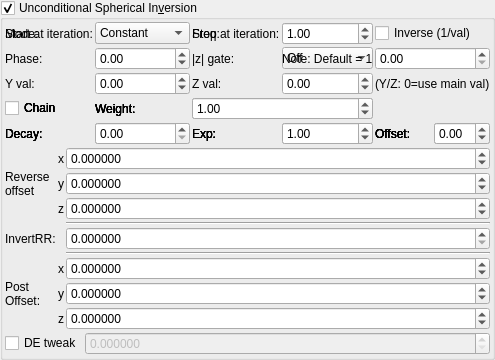
    <widget class="MyGroupBox" name="groupCheck_transf_function_enabledCz">
     <property name="toolTip">
      <string>&lt;html&gt;&lt;head/&gt;&lt;body&gt;&lt;p&gt;Adjusts the DE every time this slot is iterated.&lt;/p&gt;&lt;p&gt;The aim is to keep these parameters as low as possible.&lt;/p&gt;&lt;p&gt;High values improve the DE, but detail is lost.&lt;/p&gt;&lt;p&gt;Occasionally a negative Offset value is used. &lt;/p&gt;&lt;/body&gt;&lt;/html&gt;</string>
     </property>
     <property name="title">
      <string>Unconditional Spherical In&amp;version</string>
     </property>
     <property name="checkable">
      <bool>true</bool>
     </property>
     <layout class="QVBoxLayout" name="verticalLayout_14" stretch="0,0,0">
      <property name="spacing">
       <number>2</number>
      </property>
      <property name="leftMargin">
       <number>2</number>
      </property>
      <property name="topMargin">
       <number>2</number>
      </property>
      <property name="rightMargin">
       <number>2</number>
      </property>
      <property name="bottomMargin">
       <number>2</number>
      </property>
      <item>
       <layout class="QGridLayout" name="gridLayout_62">
        <property name="spacing">
         <number>2</number>
        </property>
        <item row="1" column="1">
         <widget class="MySpinBox" name="spinboxInt_transf_multiplier_start_iter_3">
          <property name="sizePolicy">
           <sizepolicy hsizetype="Minimum" vsizetype="Maximum">
            <horstretch>0</horstretch>
            <verstretch>0</verstretch>
           </sizepolicy>
          </property>
          <property name="maximum">
           <number>999</number>
          </property>
         </widget>
        </item>
        <item row="1" column="2">
         <widget class="QLabel" name="label_247">
          <property name="text">
           <string>Stop at iteration:</string>
          </property>
         </widget>
        </item>
        <item row="1" column="3">
         <widget class="MySpinBox" name="spinboxInt_transf_multiplier_stop_iter_31">
          <property name="sizePolicy">
           <sizepolicy hsizetype="Minimum" vsizetype="Maximum">
            <horstretch>0</horstretch>
            <verstretch>0</verstretch>
           </sizepolicy>
          </property>
          <property name="maximum">
           <number>999</number>
          </property>
         </widget>
        </item>
      <item row="1" column="0">
       <widget class="QLabel"><property name="text"><string>Mode:</string></property></widget>
      </item>
      <item row="1" column="1">
       <widget class="MyComboBox" name="comboBox_transf_multiplier_value_mode_3">
        <item><property name="text"><string notr="true">Constant</string></property></item>
        <item><property name="text"><string notr="true">Sine</string></property></item>
        <item><property name="text"><string notr="true">Ramp</string></property></item>
        <item><property name="text"><string notr="true">Exponential</string></property></item>
        <item><property name="text"><string notr="true">Triangle</string></property></item>
        <item><property name="text"><string notr="true">Square</string></property></item>
        <item><property name="text"><string notr="true">Smoothstep</string></property></item>
        <item><property name="text"><string notr="true">Noise</string></property></item>
        <item><property name="text"><string notr="true">Ping-pong</string></property></item>
        <item><property name="text"><string notr="true">Stepped</string></property></item>
       </widget>
      </item>
      <item row="1" column="2">
       <widget class="QLabel"><property name="text"><string>Freq:</string></property></widget>
      </item>
      <item row="1" column="3">
       <widget class="MyDoubleSpinBox" name="spinbox_transf_multiplier_frequency_3">
        <property name="minimum"><double>0.01</double></property><property name="maximum"><double>100.0</double></property>
        <property name="singleStep"><double>0.1</double></property><property name="value"><double>1.0</double></property>
       </widget>
      </item>
      <item row="1" column="4" colspan="2">
       <widget class="MyCheckBox" name="checkBox_transf_multiplier_inverse_3">
        <property name="text"><string>Inverse (1/val)</string></property>
       </widget>
      </item>
      <item row="2" column="0">
       <widget class="QLabel"><property name="text"><string>Phase:</string></property></widget>
      </item>
      <item row="2" column="1">
       <widget class="MyDoubleSpinBox" name="spinbox_transf_multiplier_phase_3">
        <property name="minimum"><double>-10.0</double></property><property name="maximum"><double>10.0</double></property>
        <property name="singleStep"><double>0.1</double></property><property name="value"><double>0.0</double></property>
       </widget>
      </item>
      <item row="2" column="2">
       <widget class="QLabel"><property name="text"><string>|z| gate:</string></property></widget>
      </item>
      <item row="2" column="3">
       <widget class="MyComboBox" name="comboBox_transf_multiplier_threshold_mode_3">
        <item><property name="text"><string notr="true">Off</string></property></item>
        <item><property name="text"><string notr="true">&gt; thresh</string></property></item>
        <item><property name="text"><string notr="true">&lt; thresh</string></property></item>
       </widget>
      </item>
      <item row="2" column="4" colspan="2">
       <widget class="MyDoubleSpinBox" name="spinbox_transf_multiplier_threshold_3">
        <property name="minimum"><double>0.0</double></property><property name="maximum"><double>1000.0</double></property>
        <property name="singleStep"><double>0.1</double></property><property name="value"><double>0.0</double></property>
       </widget>
      </item>
      <item row="3" column="0">
       <widget class="QLabel"><property name="text"><string>Y val:</string></property></widget>
      </item>
      <item row="3" column="1">
       <widget class="MyDoubleSpinBox" name="spinbox_transf_multiplier_scale_y_3">
        <property name="minimum"><double>-100.0</double></property><property name="maximum"><double>100.0</double></property>
        <property name="singleStep"><double>0.01</double></property><property name="value"><double>0.0</double></property>
       </widget>
      </item>
      <item row="3" column="2">
       <widget class="QLabel"><property name="text"><string>Z val:</string></property></widget>
      </item>
      <item row="3" column="3">
       <widget class="MyDoubleSpinBox" name="spinbox_transf_multiplier_scale_z_3">
        <property name="minimum"><double>-100.0</double></property><property name="maximum"><double>100.0</double></property>
        <property name="singleStep"><double>0.01</double></property><property name="value"><double>0.0</double></property>
       </widget>
      </item>
      <item row="3" column="4" colspan="2">
       <widget class="QLabel"><property name="text"><string notr="true">(Y/Z: 0=use main val)</string></property></widget>
      </item>
      <item row="4" column="0">
       <widget class="MyCheckBox" name="checkBox_transf_multiplier_chain_5">
        <property name="text"><string>Chain</string></property>
       </widget>
      </item>
      <item row="4" column="1">
       <widget class="QLabel"><property name="text"><string>Weight:</string></property></widget>
      </item>
      <item row="4" column="2" colspan="2">
       <widget class="MyDoubleSpinBox" name="spinbox_transf_multiplier_weight_5">
        <property name="minimum"><double>0.0</double></property><property name="maximum"><double>10.0</double></property>
        <property name="singleStep"><double>0.1</double></property><property name="value"><double>1.0</double></property>
       </widget>
      </item>
      <item row="5" column="0">
       <widget class="QLabel"><property name="text"><string>Decay:</string></property></widget>
      </item>
      <item row="5" column="1">
       <widget class="MyDoubleSpinBox" name="spinbox_transf_multiplier_decay_5">
        <property name="minimum"><double>0.0</double></property><property name="maximum"><double>5.0</double></property>
        <property name="singleStep"><double>0.1</double></property><property name="value"><double>0.0</double></property>
       </widget>
      </item>
      <item row="5" column="2">
       <widget class="QLabel"><property name="text"><string>Exp:</string></property></widget>
      </item>
      <item row="5" column="3">
       <widget class="MyDoubleSpinBox" name="spinbox_transf_multiplier_exponent_5">
        <property name="minimum"><double>0.1</double></property><property name="maximum"><double>10.0</double></property>
        <property name="singleStep"><double>0.1</double></property><property name="value"><double>1.0</double></property>
       </widget>
      </item>
      <item row="5" column="4">
       <widget class="QLabel"><property name="text"><string>Offset:</string></property></widget>
      </item>
      <item row="5" column="5">
       <widget class="MyDoubleSpinBox" name="spinbox_transf_multiplier_offset_5">
        <property name="minimum"><double>-5.0</double></property><property name="maximum"><double>5.0</double></property>
        <property name="singleStep"><double>0.05</double></property><property name="value"><double>0.0</double></property>
       </widget>
      </item>
      <item row="4" column="0">
       <widget class="MyCheckBox" name="checkBox_transf_multiplier_chain_4">
        <property name="text"><string>Chain</string></property>
       </widget>
      </item>
      <item row="4" column="1">
       <widget class="QLabel"><property name="text"><string>Weight:</string></property></widget>
      </item>
      <item row="4" column="2" colspan="2">
       <widget class="MyDoubleSpinBox" name="spinbox_transf_multiplier_weight_4">
        <property name="minimum"><double>0.0</double></property><property name="maximum"><double>10.0</double></property>
        <property name="singleStep"><double>0.1</double></property><property name="value"><double>1.0</double></property>
       </widget>
      </item>
      <item row="5" column="0">
       <widget class="QLabel"><property name="text"><string>Decay:</string></property></widget>
      </item>
      <item row="5" column="1">
       <widget class="MyDoubleSpinBox" name="spinbox_transf_multiplier_decay_4">
        <property name="minimum"><double>0.0</double></property><property name="maximum"><double>5.0</double></property>
        <property name="singleStep"><double>0.1</double></property><property name="value"><double>0.0</double></property>
       </widget>
      </item>
      <item row="5" column="2">
       <widget class="QLabel"><property name="text"><string>Exp:</string></property></widget>
      </item>
      <item row="5" column="3">
       <widget class="MyDoubleSpinBox" name="spinbox_transf_multiplier_exponent_4">
        <property name="minimum"><double>0.1</double></property><property name="maximum"><double>10.0</double></property>
        <property name="singleStep"><double>0.1</double></property><property name="value"><double>1.0</double></property>
       </widget>
      </item>
      <item row="5" column="4">
       <widget class="QLabel"><property name="text"><string>Offset:</string></property></widget>
      </item>
      <item row="5" column="5">
       <widget class="MyDoubleSpinBox" name="spinbox_transf_multiplier_offset_4">
        <property name="minimum"><double>-5.0</double></property><property name="maximum"><double>5.0</double></property>
        <property name="singleStep"><double>0.05</double></property><property name="value"><double>0.0</double></property>
       </widget>
      </item>
      <item row="4" column="0">
       <widget class="MyCheckBox" name="checkBox_transf_multiplier_chain_3">
        <property name="text"><string>Chain</string></property>
       </widget>
      </item>
      <item row="4" column="1">
       <widget class="QLabel"><property name="text"><string>Weight:</string></property></widget>
      </item>
      <item row="4" column="2" colspan="2">
       <widget class="MyDoubleSpinBox" name="spinbox_transf_multiplier_weight_3">
        <property name="minimum"><double>0.0</double></property><property name="maximum"><double>10.0</double></property>
        <property name="singleStep"><double>0.1</double></property><property name="value"><double>1.0</double></property>
       </widget>
      </item>
      <item row="5" column="0">
       <widget class="QLabel"><property name="text"><string>Decay:</string></property></widget>
      </item>
      <item row="5" column="1">
       <widget class="MyDoubleSpinBox" name="spinbox_transf_multiplier_decay_3">
        <property name="minimum"><double>0.0</double></property><property name="maximum"><double>5.0</double></property>
        <property name="singleStep"><double>0.1</double></property><property name="value"><double>0.0</double></property>
       </widget>
      </item>
      <item row="5" column="2">
       <widget class="QLabel"><property name="text"><string>Exp:</string></property></widget>
      </item>
      <item row="5" column="3">
       <widget class="MyDoubleSpinBox" name="spinbox_transf_multiplier_exponent_3">
        <property name="minimum"><double>0.1</double></property><property name="maximum"><double>10.0</double></property>
        <property name="singleStep"><double>0.1</double></property><property name="value"><double>1.0</double></property>
       </widget>
      </item>
      <item row="5" column="4">
       <widget class="QLabel"><property name="text"><string>Offset:</string></property></widget>
      </item>
      <item row="5" column="5">
       <widget class="MyDoubleSpinBox" name="spinbox_transf_multiplier_offset_3">
        <property name="minimum"><double>-5.0</double></property><property name="maximum"><double>5.0</double></property>
        <property name="singleStep"><double>0.05</double></property><property name="value"><double>0.0</double></property>
       </widget>
      </item>
      <item row="4" column="0">
       <widget class="MyCheckBox" name="checkBox_transf_multiplier_chain_2">
        <property name="text"><string>Chain</string></property>
       </widget>
      </item>
      <item row="4" column="1">
       <widget class="QLabel"><property name="text"><string>Weight:</string></property></widget>
      </item>
      <item row="4" column="2" colspan="2">
       <widget class="MyDoubleSpinBox" name="spinbox_transf_multiplier_weight_2">
        <property name="minimum"><double>0.0</double></property><property name="maximum"><double>10.0</double></property>
        <property name="singleStep"><double>0.1</double></property><property name="value"><double>1.0</double></property>
       </widget>
      </item>
      <item row="5" column="0">
       <widget class="QLabel"><property name="text"><string>Decay:</string></property></widget>
      </item>
      <item row="5" column="1">
       <widget class="MyDoubleSpinBox" name="spinbox_transf_multiplier_decay_2">
        <property name="minimum"><double>0.0</double></property><property name="maximum"><double>5.0</double></property>
        <property name="singleStep"><double>0.1</double></property><property name="value"><double>0.0</double></property>
       </widget>
      </item>
      <item row="5" column="2">
       <widget class="QLabel"><property name="text"><string>Exp:</string></property></widget>
      </item>
      <item row="5" column="3">
       <widget class="MyDoubleSpinBox" name="spinbox_transf_multiplier_exponent_2">
        <property name="minimum"><double>0.1</double></property><property name="maximum"><double>10.0</double></property>
        <property name="singleStep"><double>0.1</double></property><property name="value"><double>1.0</double></property>
       </widget>
      </item>
      <item row="5" column="4">
       <widget class="QLabel"><property name="text"><string>Offset:</string></property></widget>
      </item>
      <item row="5" column="5">
       <widget class="MyDoubleSpinBox" name="spinbox_transf_multiplier_offset_2">
        <property name="minimum"><double>-5.0</double></property><property name="maximum"><double>5.0</double></property>
        <property name="singleStep"><double>0.05</double></property><property name="value"><double>0.0</double></property>
       </widget>
      </item>
      <item row="4" column="0">
       <widget class="MyCheckBox" name="checkBox_transf_multiplier_chain_1">
        <property name="text"><string>Chain</string></property>
       </widget>
      </item>
      <item row="4" column="1">
       <widget class="QLabel"><property name="text"><string>Weight:</string></property></widget>
      </item>
      <item row="4" column="2" colspan="2">
       <widget class="MyDoubleSpinBox" name="spinbox_transf_multiplier_weight_1">
        <property name="minimum"><double>0.0</double></property><property name="maximum"><double>10.0</double></property>
        <property name="singleStep"><double>0.1</double></property><property name="value"><double>1.0</double></property>
       </widget>
      </item>
      <item row="5" column="0">
       <widget class="QLabel"><property name="text"><string>Decay:</string></property></widget>
      </item>
      <item row="5" column="1">
       <widget class="MyDoubleSpinBox" name="spinbox_transf_multiplier_decay_1">
        <property name="minimum"><double>0.0</double></property><property name="maximum"><double>5.0</double></property>
        <property name="singleStep"><double>0.1</double></property><property name="value"><double>0.0</double></property>
       </widget>
      </item>
      <item row="5" column="2">
       <widget class="QLabel"><property name="text"><string>Exp:</string></property></widget>
      </item>
      <item row="5" column="3">
       <widget class="MyDoubleSpinBox" name="spinbox_transf_multiplier_exponent_1">
        <property name="minimum"><double>0.1</double></property><property name="maximum"><double>10.0</double></property>
        <property name="singleStep"><double>0.1</double></property><property name="value"><double>1.0</double></property>
       </widget>
      </item>
      <item row="5" column="4">
       <widget class="QLabel"><property name="text"><string>Offset:</string></property></widget>
      </item>
      <item row="5" column="5">
       <widget class="MyDoubleSpinBox" name="spinbox_transf_multiplier_offset_1">
        <property name="minimum"><double>-5.0</double></property><property name="maximum"><double>5.0</double></property>
        <property name="singleStep"><double>0.05</double></property><property name="value"><double>0.0</double></property>
       </widget>
      </item>
        <item row="1" column="0">
         <widget class="QLabel" name="label_246">
          <property name="text">
           <string>Start at iteration:</string>
          </property>
         </widget>
        </item>
        <item row="2" column="3">
         <widget class="QLabel" name="label_140">
          <property name="text">
           <string>Note: Default = 1</string>
          </property>
         </widget>
        </item>
       </layout>
      </item>
      <item>
       <layout class="QGridLayout" name="gridLayout_66" columnstretch="0,0,1">
        <property name="spacing">
         <number>2</number>
        </property>
        <item row="0" column="1">
         <widget class="QLabel" name="label_124">
          <property name="sizePolicy">
           <sizepolicy hsizetype="Preferred" vsizetype="Preferred">
            <horstretch>0</horstretch>
            <verstretch>0</verstretch>
           </sizepolicy>
          </property>
          <property name="text">
           <string notr="true">x</string>
          </property>
          <property name="alignment">
           <set>Qt::AlignRight|Qt::AlignTrailing|Qt::AlignVCenter</set>
          </property>
         </widget>
        </item>
        <item row="2" column="1">
         <widget class="QLabel" name="label_128">
          <property name="sizePolicy">
           <sizepolicy hsizetype="Preferred" vsizetype="Preferred">
            <horstretch>0</horstretch>
            <verstretch>0</verstretch>
           </sizepolicy>
          </property>
          <property name="text">
           <string notr="true">z</string>
          </property>
          <property name="alignment">
           <set>Qt::AlignRight|Qt::AlignTrailing|Qt::AlignVCenter</set>
          </property>
         </widget>
        </item>
        <item row="1" column="2">
         <widget class="MyDoubleSpinBox" name="spinbox3_transf_offset_000_y">
          <property name="sizePolicy">
           <sizepolicy hsizetype="Minimum" vsizetype="Maximum">
            <horstretch>0</horstretch>
            <verstretch>0</verstretch>
           </sizepolicy>
          </property>
          <property name="font">
           <font>
            <weight>50</weight>
            <bold>false</bold>
           </font>
          </property>
          <property name="prefix">
           <string/>
          </property>
          <property name="suffix">
           <string/>
          </property>
          <property name="decimals">
           <number>6</number>
          </property>
          <property name="minimum">
           <double>-99.989999999999995</double>
          </property>
          <property name="maximum">
           <double>99.989999999999995</double>
          </property>
          <property name="singleStep">
           <double>0.100000000000000</double>
          </property>
         </widget>
        </item>
        <item row="7" column="2">
         <widget class="MyDoubleSpinBox" name="spinbox3_transf_addition_constant_y">
          <property name="sizePolicy">
           <sizepolicy hsizetype="Minimum" vsizetype="Maximum">
            <horstretch>0</horstretch>
            <verstretch>0</verstretch>
           </sizepolicy>
          </property>
          <property name="prefix">
           <string/>
          </property>
          <property name="suffix">
           <string/>
          </property>
          <property name="decimals">
           <number>6</number>
          </property>
          <property name="minimum">
           <double>-99.989999999999995</double>
          </property>
          <property name="maximum">
           <double>99.989999999999995</double>
          </property>
          <property name="singleStep">
           <double>0.100000000000000</double>
          </property>
         </widget>
        </item>
        <item row="3" column="2">
         <widget class="Line" name="line">
          <property name="orientation">
           <enum>Qt::Horizontal</enum>
          </property>
         </widget>
        </item>
        <item row="7" column="1">
         <widget class="QLabel" name="label_122">
          <property name="text">
           <string notr="true">y</string>
          </property>
         </widget>
        </item>
        <item row="2" column="2">
         <widget class="MyDoubleSpinBox" name="spinbox3_transf_offset_000_z">
          <property name="sizePolicy">
           <sizepolicy hsizetype="Minimum" vsizetype="Maximum">
            <horstretch>0</horstretch>
            <verstretch>0</verstretch>
           </sizepolicy>
          </property>
          <property name="font">
           <font>
            <weight>50</weight>
            <bold>false</bold>
           </font>
          </property>
          <property name="prefix">
           <string/>
          </property>
          <property name="suffix">
           <string/>
          </property>
          <property name="decimals">
           <number>6</number>
          </property>
          <property name="minimum">
           <double>-99.989999999999995</double>
          </property>
          <property name="maximum">
           <double>99.989999999999995</double>
          </property>
          <property name="singleStep">
           <double>0.100000000000000</double>
          </property>
         </widget>
        </item>
        <item row="6" column="2">
         <widget class="MyDoubleSpinBox" name="spinbox3_transf_addition_constant_x">
          <property name="sizePolicy">
           <sizepolicy hsizetype="Minimum" vsizetype="Maximum">
            <horstretch>0</horstretch>
            <verstretch>0</verstretch>
           </sizepolicy>
          </property>
          <property name="prefix">
           <string/>
          </property>
          <property name="suffix">
           <string/>
          </property>
          <property name="decimals">
           <number>6</number>
          </property>
          <property name="minimum">
           <double>-99.989999999999995</double>
          </property>
          <property name="maximum">
           <double>99.989999999999995</double>
          </property>
          <property name="singleStep">
           <double>0.100000000000000</double>
          </property>
         </widget>
        </item>
        <item row="6" column="0" rowspan="3">
         <widget class="QLabel" name="label_256">
          <property name="text">
           <string>Post
Offset:</string>
          </property>
         </widget>
        </item>
        <item row="0" column="2">
         <widget class="MyDoubleSpinBox" name="spinbox3_transf_offset_000_x">
          <property name="sizePolicy">
           <sizepolicy hsizetype="Minimum" vsizetype="Maximum">
            <horstretch>0</horstretch>
            <verstretch>0</verstretch>
           </sizepolicy>
          </property>
          <property name="font">
           <font>
            <weight>50</weight>
            <bold>false</bold>
           </font>
          </property>
          <property name="prefix">
           <string/>
          </property>
          <property name="suffix">
           <string/>
          </property>
          <property name="decimals">
           <number>6</number>
          </property>
          <property name="minimum">
           <double>-99.989999999999995</double>
          </property>
          <property name="maximum">
           <double>99.989999999999995</double>
          </property>
          <property name="singleStep">
           <double>0.100000000000000</double>
          </property>
         </widget>
        </item>
        <item row="8" column="1">
         <widget class="QLabel" name="label_123">
          <property name="text">
           <string notr="true">z</string>
          </property>
         </widget>
        </item>
        <item row="4" column="0">
         <widget class="QLabel" name="label_24">
          <property name="text">
           <string>InvertRR:</string>
          </property>
         </widget>
        </item>
        <item row="4" column="2">
         <widget class="MyDoubleSpinBox" name="spinbox_transf_maxR2_1">
          <property name="sizePolicy">
           <sizepolicy hsizetype="Minimum" vsizetype="Maximum">
            <horstretch>0</horstretch>
            <verstretch>0</verstretch>
           </sizepolicy>
          </property>
          <property name="prefix">
           <string/>
          </property>
          <property name="suffix">
           <string/>
          </property>
          <property name="decimals">
           <number>6</number>
          </property>
          <property name="minimum">
           <double>0.000000000000000</double>
          </property>
          <property name="maximum">
           <double>99.989999999999995</double>
          </property>
          <property name="singleStep">
           <double>0.100000000000000</double>
          </property>
         </widget>
        </item>
        <item row="6" column="1">
         <widget class="QLabel" name="label_121">
          <property name="text">
           <string notr="true">x</string>
          </property>
         </widget>
        </item>
        <item row="8" column="2">
         <widget class="MyDoubleSpinBox" name="spinbox3_transf_addition_constant_z">
          <property name="sizePolicy">
           <sizepolicy hsizetype="Minimum" vsizetype="Maximum">
            <horstretch>0</horstretch>
            <verstretch>0</verstretch>
           </sizepolicy>
          </property>
          <property name="prefix">
           <string/>
          </property>
          <property name="suffix">
           <string/>
          </property>
          <property name="decimals">
           <number>6</number>
          </property>
          <property name="minimum">
           <double>-99.989999999999995</double>
          </property>
          <property name="maximum">
           <double>99.989999999999995</double>
          </property>
          <property name="singleStep">
           <double>0.100000000000000</double>
          </property>
         </widget>
        </item>
        <item row="1" column="1">
         <widget class="QLabel" name="label_120">
          <property name="sizePolicy">
           <sizepolicy hsizetype="Preferred" vsizetype="Preferred">
            <horstretch>0</horstretch>
            <verstretch>0</verstretch>
           </sizepolicy>
          </property>
          <property name="text">
           <string notr="true">y</string>
          </property>
          <property name="alignment">
           <set>Qt::AlignRight|Qt::AlignTrailing|Qt::AlignVCenter</set>
          </property>
         </widget>
        </item>
        <item row="0" column="0" rowspan="3">
         <widget class="QLabel" name="label_44">
          <property name="text">
           <string notr="true">Reverse
offset</string>
          </property>
         </widget>
        </item>
        <item row="5" column="2">
         <widget class="Line" name="line_2">
          <property name="orientation">
           <enum>Qt::Horizontal</enum>
          </property>
         </widget>
        </item>
       </layout>
      </item>
      <item>
       <layout class="QHBoxLayout" name="horizontalLayout_8" stretch="0,1">
        <property name="topMargin">
         <number>0</number>
        </property>
        <item>
         <widget class="MyCheckBox" name="checkBox_transf_function_enabledN_false">
          <property name="text">
           <string>DE tweak</string>
          </property>
         </widget>
        </item>
        <item>
         <widget class="MyDoubleSpinBox" name="spinbox_transf_scale_0">
          <property name="enabled">
           <bool>false</bool>
          </property>
          <property name="sizePolicy">
           <sizepolicy hsizetype="Minimum" vsizetype="Maximum">
            <horstretch>0</horstretch>
            <verstretch>0</verstretch>
           </sizepolicy>
          </property>
          <property name="prefix">
           <string/>
          </property>
          <property name="suffix">
           <string/>
          </property>
          <property name="decimals">
           <number>6</number>
          </property>
          <property name="minimum">
           <double>0.000000000000000</double>
          </property>
          <property name="maximum">
           <double>99.989999999999995</double>
          </property>
          <property name="singleStep">
           <double>0.100000000000000</double>
          </property>
         </widget>
        </item>
       </layout>
      </item>
     </layout>
    </widget>
